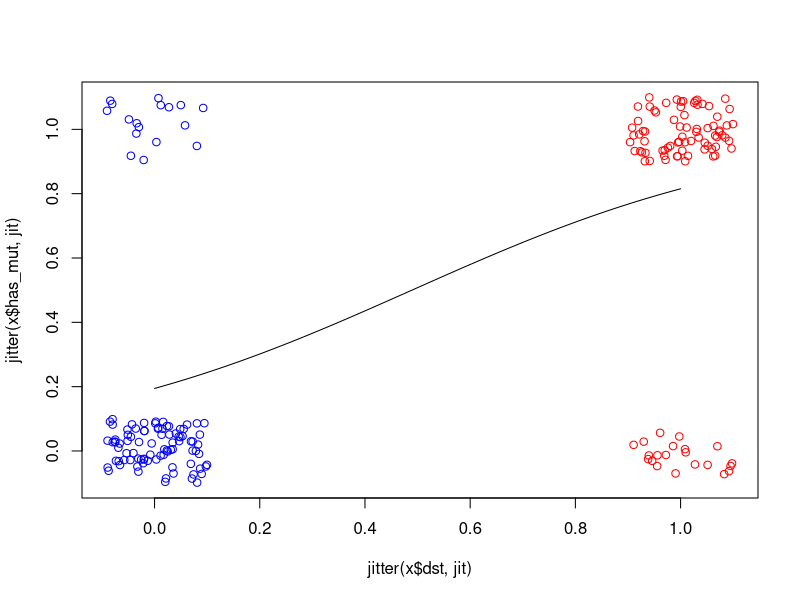

Recreate this plot in R.
## ---- chunk 1
knitr::opts_chunk$set(echo = TRUE)

## ---- chunk 2

generate_data <- function(n, maj){
  samp <- c(0, 1)
  probs <- c(maj, 1-maj)
  probs_rev <- rev(probs)
  dst_zero <- sample(samp, n, replace = T, prob = probs)
  dst_one <- sample(samp, n, replace = T, prob = probs_rev)
  mut_zero <- sample(samp, n, replace = T, prob = probs)
  mut_one <- sample(samp, n, replace = T, prob = probs_rev)
  
  x <- data.frame(dst = c(dst_zero, dst_one), has_mut = c(mut_zero, mut_one)) 
  
  lineages <- c("lin1", "lin2", "lin3", "lin4")

  lin_zero <- sample(lineages, n, replace = T)
  lin_one <- sample(lineages, n, replace = T, prob = c(maj, rep((1-maj)/3, 3)))
  
  x$lin <- c(lin_zero, lin_one)
  
  x
}


## ---- chunk 3

n <- 100
maj <- 0.9
samp <- c(0, 1)
probs <- c(maj, 1-maj)
probs_rev <- rev(probs)
dst_zero <- sample(samp, n, replace = T, prob = probs)
dst_one <- sample(samp, n, replace = T, prob = probs_rev)
mut_zero <- sample(samp, n, replace = T, prob = probs)
mut_one <- sample(samp, n, replace = T, prob = probs_rev)

x <- data.frame(dst = c(dst_zero, dst_one), has_mut = c(mut_zero, mut_one)) 

head(x, 10)
tail(x, 10)

cor(x)
## ---- chunk 4
model <- glm(formula = dst ~ has_mut, data = x, family = binomial(link = "logit"))

summary(model)

cols <- ifelse(x$dst == 1, "red", "blue")
jit <- 0.5
plot(jitter(x$dst, jit), jitter(x$has_mut, jit), col = cols)
x_dst <- seq(0, 1, 0.01)
y_has_mut <- predict(model, list(has_mut = x_dst),type="response")
lines(x_dst, y_has_mut)

## ---- chunk 5

lineages <- c("lin1", "lin2", "lin3", "lin4")

lin_zero <- sample(lineages, n, replace = T)
lin_one <- sample(lineages, n, replace = T, prob = c(maj, rep((1-maj)/3, 3)))

x$lin <- c(lin_zero, lin_one)

head(x, 10)
tail(x, 10)

## ---- chunk 6

model_2 <- glm(formula = dst ~ lin - 1, data = x, family = binomial(link = "logit"))

summary(model_2)

## ---- chunk 7

model_3 <- glm(formula = dst ~ lin + has_mut - 1, data = x,  family = binomial(link = "logit"))

summary(model_3)

## ---- chunk 8

anova(model_3, model, test='Chisq')

## ---- chunk 9

models_list <- list()
loops <- 100
for (i in 1:loops){
  data <- generate_data(n, maj)
  model_loop <- glm(formula = dst ~ lin + has_mut - 1, data = data,  family = binomial(link = "logit"))
  has_mut_coef <- summary(model_loop)$coefficients["has_mut", "Estimate"]
  has_mut_p <- summary(model_loop)$coefficients["has_mut", "Pr(>|z|)"]
  anova_test <- anova(model_loop, model, test='Chisq')  
  anova_test_p <- anova_test$`Pr(>Chi)`[2]
  models_list[[i]] <- round(c(has_mut_coef, has_mut_p, anova_test_p), 3)
}

model_df <- setNames(data.frame(do.call("rbind", models_list)), c("has_mut_coef", "has_mut_p", "model_p"))
model_df$non_sig <- ifelse(model_df$model_p > 0.05, 1, 0)
model_df_non_sig <- subset(model_df, non_sig == 1)
model_df_non_sig
nrow(model_df_non_sig)/nrow(model_df)

## ---- chunk 10

models_list <- list()
loops <- 10
for (i in 1:loops){
  data <- generate_data(n, maj)
  model_loop <- glm(formula = dst ~ lin + has_mut - 1, data = data,  family = binomial(link = "logit"))
  lin_coef <- summary(model_loop)$coefficients["linlin1", "Estimate"]
  lin_p <- summary(model_loop)$coefficients["linlin1", "Pr(>|z|)"]
  has_mut_coef <- summary(model_loop)$coefficients["has_mut", "Estimate"]
  has_mut_p <- summary(model_loop)$coefficients["has_mut", "Pr(>|z|)"]
  models_list[[i]] <- round(c(lin_coef, lin_p, has_mut_coef, has_mut_p), 3)
}

model_df <- setNames(data.frame(do.call("rbind", models_list)), c("lin_1_coef", "lin_1_p", "has_mut_coef", "has_mut_p"))
model_df

